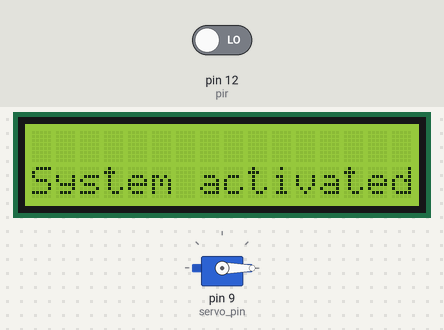
Recording of a sketch running on a simulated Arduino Uno, built with avr-gcc and run on an emulated ATmega328P. On the bench: servo, 16×2 character LCD. The test bench sets the inputs (shaded band); at power-on: pin 12 (pir) LOW.

Above: at 1.2 s.
1.3 s: pin 12 (pir) driven HIGH
At 1.7 s:
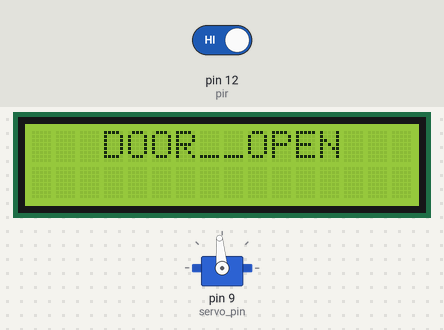
3.8 s: pin 12 (pir) driven LOW
At 4.2 s:
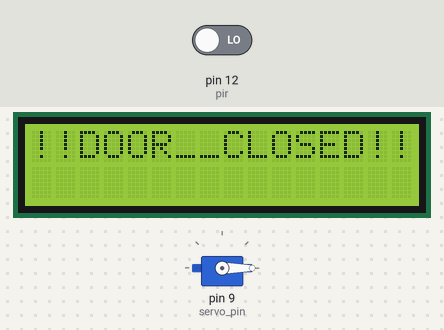
Timing chart, 0 to 6.8 s (numbered marks = the images above; inputs shaded):
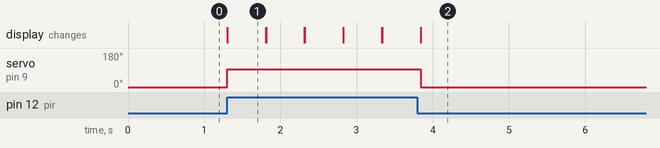

The sketch:

smartGate.ino
```cpp
#include <LiquidCrystal.h>
//Creating an object.Parameters(rs, enable ,DB4 ,DB5 ,DB6 ,DB7)
LiquidCrystal lcdx(11,8,7,6,5,4);

#include <Servo.h>
Servo servox;           //Giving a name to motor.

#define servo_pin 9
#define pir 12


void setup()
{
  pinMode(pir, INPUT);  //taking input from pir sensor
  servox.attach(servo_pin);
  servox.write(0);      //initialising angle of servo motor
  lcdx.begin(16, 2);
  lcdx.setCursor(0,1);   //setting position
  lcdx.print("System activated");  //prints a message
}

void loop()
{
  int p_input=digitalRead(pir);

  if(p_input==HIGH)    //putting condition to open door
  {
    servox.write(95);  //opening door
    lcdx.clear();
    lcdx.setCursor(3,0);
    lcdx.print("DOOR__OPEN");
    delay(500);

    servox.write(0);   //closing door
    lcdx.clear();
    lcdx.print("!!DOOR__CLOSED!!");
  }

}
```

Measured:
- after the input at 1.3 s, servo on pin 9 (servo_pin): 0° → 95° at once; the display: changes at once (image 1)
- after the input at 3.8 s, servo on pin 9 (servo_pin): 95° → 0° at once
- what the display in image 1 shows lasts 0.5 s, from 1.3 s to 1.8 s
